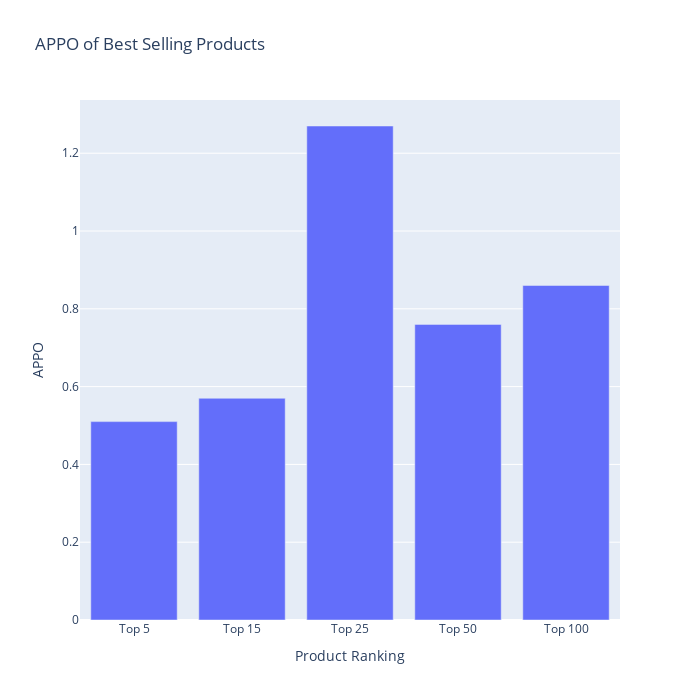

The cell this chart's notebook holds for it:
### Markdown cell above
- As shown in the chart below, the APPO decreases as a product's popularity increases and the most popular products sell for an average of 49 cents per ounce with monthly sales of 14,000.

### Code cell
appo_data = VisualizeData(
    most_bought, 
    'average price per ounce', 
    "APPO of Best Selling Products", 
    'Product Ranking',
    'APPO',
    'bar'
)
appo_data.main()

### Figure 1 — Plotly figure (JSON) as saved in the notebook; plotly's stock layout.template omitted (floating-point values rounded to 4 significant figures)
{"data": [{"alignmentgroup": "True", "hovertemplate": "Product Ranking=%{x}<br>APPO=%{y}<extra></extra>", "legendgroup": "", "marker": {"color": "#636efa", "pattern": {"shape": ""}}, "name": "", "offsetgroup": "", "orientation": "v", "showlegend": false, "textposition": "auto", "type": "bar", "x": ["Top 5", "Top 15", "Top 25", "Top 50", "Top 100"], "xaxis": "x", "y": [0.51, 0.57, 1.27, 0.76, 0.86], "yaxis": "y"}], "layout": {"barmode": "relative", "height": 700, "legend": {"tracegroupgap": 0}, "title": {"text": "APPO of Best Selling Products"}, "width": 700, "xaxis": {"anchor": "y", "domain": [0, 1], "title": {"text": "Product Ranking"}}, "yaxis": {"anchor": "x", "domain": [0, 1], "title": {"text": "APPO"}}}}
